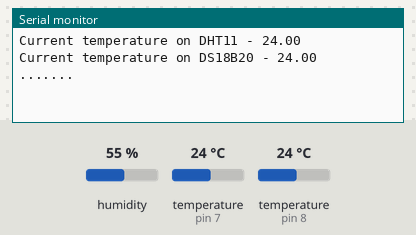
The sketch below on a simulated Arduino Uno, built with avr-gcc and run on an emulated ATmega328P. Shown: the last lines printed to the serial monitor. Inputs (shaded band) come from the test bench; at power-on: temperature (sensors on pin 7, pin 8) 24 °C, humidity 55 %.

Above: at 3.1 s.
3.2 s: temperature (sensor on pin 7) set to 12 °C
At 6.1 s:
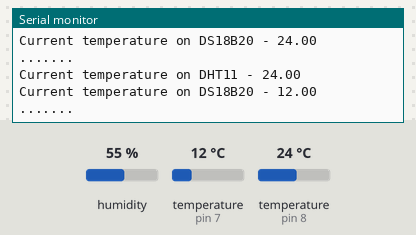
6.3 s: temperature (sensor on pin 8) set to 12 °C
At 8.7 s:
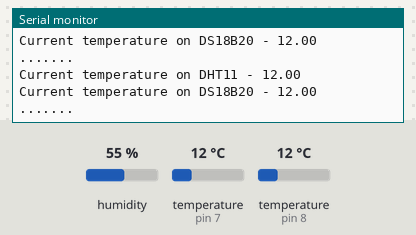
9.4 s: temperature (sensor on pin 7) set to 19 °C
At 10.8 s:
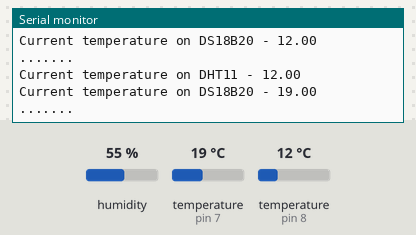
12.5 s: temperature (sensor on pin 8) set to 19 °C
At 15.1 s:
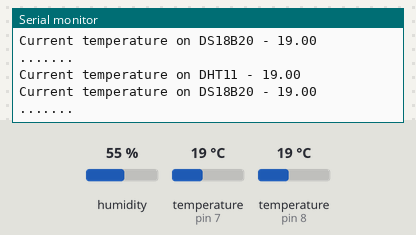
Timing chart, 0 to 16.6 s (numbered marks = the images above; inputs shaded):
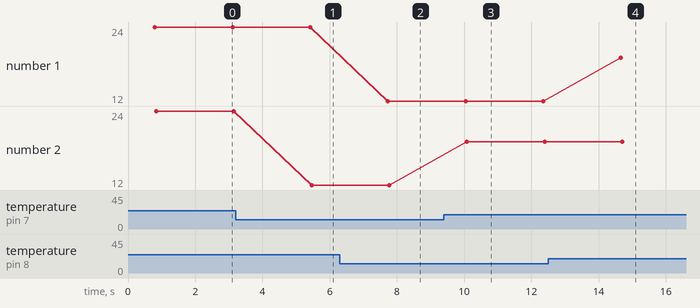

The sketch:

temperature_test.ino
```cpp
#include "DHT11.h"
#include "DS18B20.h"
#include "analog_temp.h"

float currentTempDHT11, currentTempDS18B20, currentTempThermistor;

void setup() {
  Serial.begin(9600);
  setupDHT11();
  setupDS18B20();
}

void loop() {
  currentTempDHT11 = getTemperatureDHT11();
  currentTempDS18B20 = getTemperatureDS18B20();
  //currentTempThermistor = getTempThermistor();
  Serial.print("Current temperature on DHT11 - ");
  Serial.println(currentTempDHT11);
  Serial.print("Current temperature on DS18B20 - ");
  Serial.println(currentTempDS18B20);
  //Serial.print("Current temperature on Analog Temp Module (Thermisor) - ");
  //Serial.println(currentTempThermistor);
  Serial.println(".......");
  delay(1500);
}
```

DHT11.cpp
```cpp
#include <DHT.h>
#include <DHT_U.h>
#include "DHT11.h"

DHT dht(DHT11_PIN, DHT11);

void setupDHT11(){
  dht.begin();
}

float getTemperatureDHT11(void){
  float temp_DHT = dht.readTemperature();
  return temp_DHT;
}

float getHumidityDHT11(void){
  float hum_DHT = dht.readHumidity();
  return hum_DHT;
}
```

DHT11.h
```cpp
#ifndef DHT11_H_
#define DHT11_H_

#define DHT11_PIN 8

void setupDHT11();
float getTemperatureDHT11(void);
float getHumidityDHT11(void);

#endif
```

DS18B20.cpp
```cpp
#include "DS18B20.h"
#include <OneWire.h>
#include <DallasTemperature.h>

OneWire      oneWire(DS18B20_PIN);
DallasTemperature sensor(&oneWire);

float temp_DS18B20;

void setupDS18B20(){
  sensor.begin();
}

float getTemperatureDS18B20(void){
  sensor.requestTemperatures(); // Send the command to get temperature readings
  temp_DS18B20 = sensor.getTempCByIndex(0);
  return temp_DS18B20;
}
```

DS18B20.h
```cpp
#ifndef DS18B20_H_
#define DS18B20_H_

#define DS18B20_PIN 7

void setupDS18B20();
float getTemperatureDS18B20(void);

#endif
```

analog_temp.cpp
```cpp
#include "analog_temp.h"
#include "Arduino.h"

int voltage;
float R1 = 10000;
float logR2, R2, temp;
float c1 = 0.001129148, c2 = 0.000234125, c3 = 0.0000000876741;

float getTempThermistor(void){
  voltage = analogRead(THERMISTOR_PIN);
  R2 = R1 * (1024.0 / voltage - 1.0);
  logR2 = log(R2);
  temp = (1.0 / (c1 + c2*logR2 + c3*logR2*logR2*logR2));
  temp -= 273.15;
  return temp;
}
```

analog_temp.h
```cpp
#ifndef ANALOG_TEMP_H_
#define ANALOG_TEMP_H_

#define THERMISTOR_PIN A0

float getTempThermistor(void);

#endif
```

Measured:
- after the input at 3.2 s, the serial monitor: prints a new line after 2.3 s (image 1)
- after the input at 6.3 s, the serial monitor: prints a new line after 1.4 s (image 2)
- after the input at 9.4 s, the serial monitor: prints a new line after 0.68 s (image 3)
- after the input at 12.5 s, the serial monitor: prints a new line after 2.2 s (image 4)
- plotted number 2: 24 → 12 after the input at 3.2 s, 12 → 19 after the input at 9.4 s
